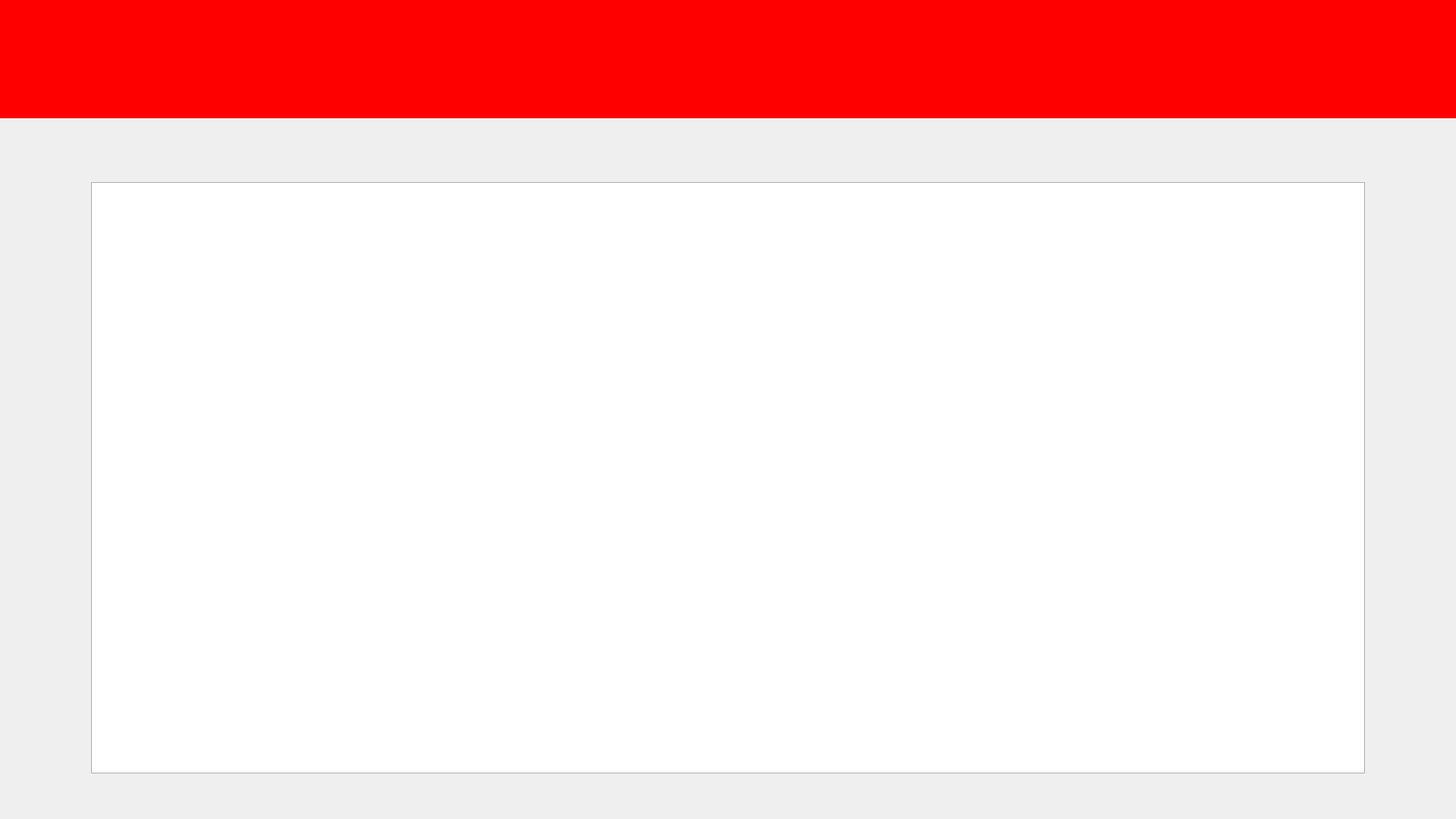
<?xml version="1.0" encoding="UTF-8"?>
<ui version="4.0">
 <class>Dialog</class>
 <widget class="QDialog" name="Dialog">
  <property name="geometry">
   <rect>
    <x>0</x>
    <y>0</y>
    <width>1600</width>
    <height>900</height>
   </rect>
  </property>
  <property name="windowTitle">
   <string>Dialog</string>
  </property>
  <widget class="QLabel" name="D1head_label">
   <property name="geometry">
    <rect>
     <x>0</x>
     <y>0</y>
     <width>1600</width>
     <height>130</height>
    </rect>
   </property>
   <property name="styleSheet">
    <string notr="true">background-color: rgb(255, 0, 0);</string>
   </property>
   <property name="text">
    <string/>
   </property>
  </widget>
  <widget class="QLabel" name="D1booker_label">
   <property name="geometry">
    <rect>
     <x>0</x>
     <y>0</y>
     <width>300</width>
     <height>130</height>
    </rect>
   </property>
   <property name="text">
    <string/>
   </property>
   <property name="pixmap">
    <pixmap>logo.png</pixmap>
   </property>
  </widget>
  <widget class="QTableWidget" name="tableWidget">
   <property name="geometry">
    <rect>
     <x>100</x>
     <y>200</y>
     <width>1400</width>
     <height>650</height>
    </rect>
   </property>
  </widget>
 </widget>
 <resources/>
 <connections/>
</ui>
